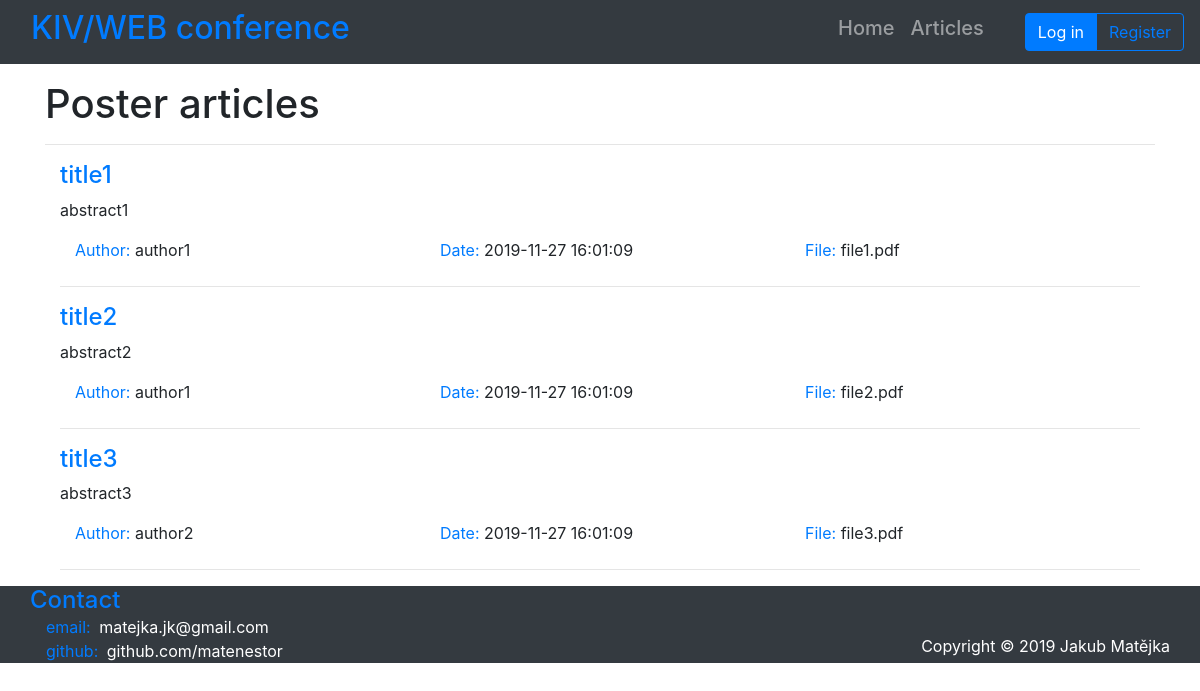
Page /index.php?page=articles on the earlier database version.
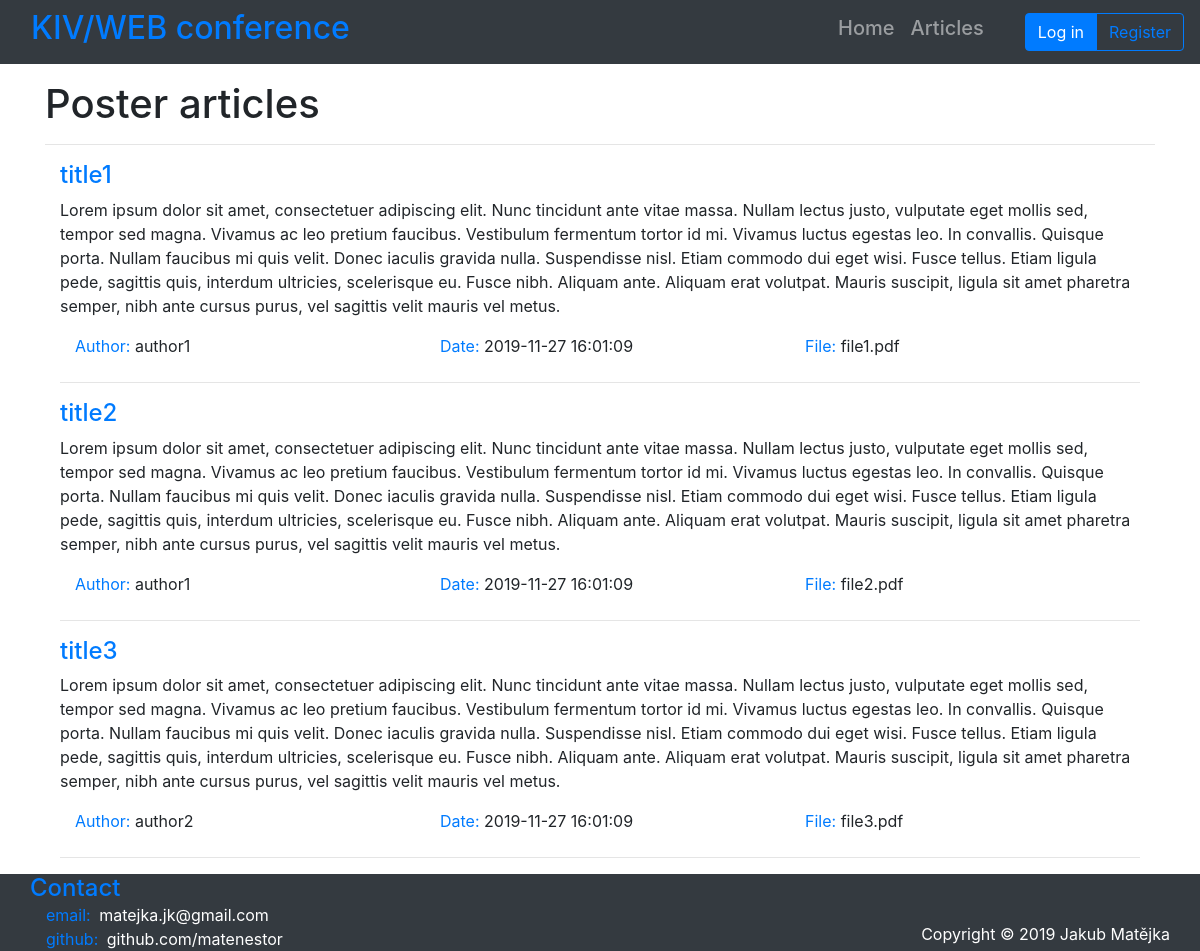
Same page on the later database version.
### tables this page shows
CREATE TABLE IF NOT EXISTS `article` (
  `id_article` int(11) NOT NULL,
  `user_id_user` int(11) NOT NULL,
  `title` varchar(256) NOT NULL,
  `author` varchar(128) NOT NULL,
  `date` datetime NOT NULL DEFAULT current_timestamp(),
  `file` varchar(256) NOT NULL,
  `status` enum('reviewing','published','refused') NOT NULL DEFAULT 'reviewing',
  `abstract` text NOT NULL
);

### app/Controllers/ABaseController.php (called while the page is built, shortened)
<?php
abstract class ABaseController {
    protected function getView($view, $title, $data=null) {
        require APP_PATH.DIR_VIEWS.LAYOUT.EXT_VIEW;
        $template = ob_get_clean();
        return $template;
    }
    public function getContent($view, $data) {
        require APP_PATH.DIR_VIEWS.$view.EXT_VIEW;
    }
}

### app/Controllers/ArticlesPublicController.php (called while the page is built)
<?php
class ArticlesPublicController extends ABaseController {
    private $db;
    public function __construct() {
        $this->view = "ArticlesPublicView";
        $this->title = "Articles";
        $this->db = new ArticlesModel();
    }
    public function process() {
        $this->data = $this->db->getAllArticles();
        $this->show();
    }
    private function show() {
        $template = parent::getView(
            $this->view,
            $this->title,
            $this->data
        );
        return $template;
    }
}

### app/services/RouterService.php (called while the page is built, shortened)
<?php
class RouterService {
    public function route() {
        $pageController = new $controllerName;
        echo $pageController->process();
    }
}

### index.php (called while the page is built, shortened)
<?php
$login = new LoginService();
$router = new RouterService();
$router->route();

### app/services/LoginService.php (called while the page is built, shortened)
<?php
class LoginService {
    private $name;
    private $sess;
    public function __construct() {
        $this->name = "username";
        $this->sess = new SessionService();
    }
    public function isUserLoged() {
        return $this->sess->isSessionSet($this->name);
    }
}

### app/services/SessionService.php (called while the page is built, shortened)
<?php
class SessionService {
    public function isSessionSet($key) {
        return isset($_SESSION[$key]);
    }
}

### app/Models/BaseModel.php (called while the page is built, shortened)
<?php
class BaseModel {
    private $pdo;
    public function __construct() {
        $this->pdo = $this->connectDB();
    }
    private function connectDB() {
        try {
            $pdo = new PDO("mysql:host=".DB_SERVER.";dbname=".DB_NAME, DB_USER, DB_PASS);
            $pdo->exec("set names utf8");
        }
        catch(PDOException $ex){
            die("Unable to connect to database. Please try again in a few minutes.");
        }
        return $pdo;
    }
    private function disconnectDB() {
        $this->pdo = null;
    }
    protected function executeQuery(string $query) {
        $stmt = $this->pdo->query($query);
        if ($stmt) {
            return $stmt;
        }
        else {
            $error = $this->pdo->errorInfo();
            echo $error[2];
            return null;
        }
    }
    protected function selectFromTable(string $tableName, string $where="", string $orderBy="") {
        $query = "SELECT * FROM ".$tableName
            .(($where=="") ? "" : " WHERE ".$where)
            .(($orderBy=="") ? "" : " ORDER BY ".$orderBy);
        $result = $this->executeQuery($query);
        return $result->fetchAll();
    }
}

### app/Models/ArticlesModel.php (called while the page is built)
<?php
class ArticlesModel extends BaseModel {
    public function getAllArticles():array {
        return parent::selectFromTable(TABLE_ARTICLE);
    }
}

### app/Views/ArticlesPublicView.phtml (the view)
<div>
    <h1>Poster articles</h1>
    <hr>
    <?php
    foreach ($data as $article): ?>
        <div class="container">
            <div class="mb-4">
                <div>
                    <p class="text-primary h4"><?= $article["title"] ?></p>
                </div>
                <div>
                    <p><?= $article["abstract"] ?></p>
                </div>
                <div class="row ml-auto">
                    <p class="col-md-4 mb-0"><span class="text-primary">Author: </span><?= $article["author"] ?></p>
                    <p class="col-md-4 mb-0"><span class="text-primary">Date: </span><?= $article["date"] ?></p>
                    <p class="col-md-4 mb-0"><span class="text-primary">File: </span><?= $article["file"] ?></p>
                </div>
            </div>
            <hr>
        </div>
    <?php endforeach; ?>
</div>

### app/Views/Layout.phtml (shortened to what this page needs)
<?php
global $login;
?>
<!DOCTYPE html>
<html lang="en">
<head>
    <link rel="stylesheet" href="https://stackpath.bootstrapcdn.com/bootstrap/4.3.1/css/bootstrap.min.css">
</head>
<body>
<header>
    <nav class="navbar fixed-top navbar-expand-lg navbar-dark bg-dark text-primary">
        <div class="container-fluid">
            <div class="collapse navbar-collapse align-content-around" id="navbarResponsive">
                <ul class="navbar-nav mr-auto">
                    <li class="nav-item">
                        <p class="h2">KIV/WEB conference</p>
                    </li>
                </ul>
                <ul class="navbar-nav">
                    <li class="nav-item">
                        <a class="nav-link h5" href=<?= INDEX."?page=home"?>>Home</a>
                    </li>
                    <li class="nav-item">
                        <a class="nav-link h5" href=<?= INDEX."?page=articles"?>>Articles</a>
                    </li>
                </ul>
                <ul class="navbar-nav ml-5">
                    <li>
                        <div class="btn-group row float-right" role="group" aria-label="Basic example">
                            <?php
                            if (!$login->isUserLoged()) { ?>
                                <a href="<?= INDEX."?page=login"?>" class="btn btn-primary" role="button" aria-pressed="true">Log in</a>
                                <a href="<?= INDEX."?page=register"?>" class="btn btn-outline-primary" role="button" aria-pressed="true">Register</a>
                            <?php }
                            else {
                            ?>
                                <form action="<?= INDEX ?>" method="post" class="m-0">
                                    <button type="submit" name="submit_login" value="logout" class="btn btn-primary">Log out</button>
                                </form>
                            <?php } ?>
                        </div>
                    </li>
                </ul>
            </div>
        </div>
    </nav>
</header>
<main>
    <div class="container application-main">
        <?= $this->getContent($view, $data); ?>
    </div>
</main>
<footer class="footer bg-dark
    <?php
        if (in_array($view, array("LoginView", "RegisterView", "err404View", "GoodLuckView")))
        echo "fixed-bottom";
    ?>">
    <div class="container-fluid row m-0 justify-content-between">
        <div class="col">
            <ul class="navbar-nav">
                <li>
                    <span class="h4 text-left text-primary">Contact</span>
                </li>
                <li>
                    <span class="text-primary ml-3">email: </span>
                    <span class="text-white ml-1">matejka.jk@gmail.com</span>
                </li>
                <li>
                    <span class="text-primary ml-3">github: </span>
                    <a class="text-white ml-1" href="https://github.com/matenestor">github.com/matenestor</a>
                </li>
            </ul>
        </div>
        <div class="col">
            <p class="text-white text-right mt-xl-5 mb-0">Copyright © 2019 Jakub Matějka</p>
        </div>
    </div>
</footer>
</body>
</html>

### app/Views/Layout.phtml (style rules this page uses)
body { padding-top: 80px; }

Differences in the rows shown:
changed article "title1": abstract "abstract1" → "Lorem ipsum dolor sit amet, consectetuer adipiscing elit. Nunc tincidunt ante vitae massa. Nullam lectus justo, vulputate eget mollis sed, tempor sed magna. Vivamus ac leo pretium faucibus. Vestibulum fermentum tortor id mi. Vivamus luctus egestas leo. In convallis. Quisque porta. Nullam faucibus mi quis velit. Donec iaculis gravida nulla. Suspendisse nisl. Etiam commodo dui eget wisi. Fusce tellus. Etiam ligula pede, sagittis quis, interdum ultricies, scelerisque eu. Fusce nibh. Aliquam ante. Aliquam erat volutpat. Mauris suscipit, ligula sit amet pharetra semper, nibh ante cursus purus, vel sagittis velit mauris vel metus."
changed article "title2": abstract "abstract2" → "Lorem ipsum dolor sit amet, consectetuer adipiscing elit. Nunc tincidunt ante vitae massa. Nullam lectus justo, vulputate eget mollis sed, tempor sed magna. Vivamus ac leo pretium faucibus. Vestibulum fermentum tortor id mi. Vivamus luctus egestas leo. In convallis. Quisque porta. Nullam faucibus mi quis velit. Donec iaculis gravida nulla. Suspendisse nisl. Etiam commodo dui eget wisi. Fusce tellus. Etiam ligula pede, sagittis quis, interdum ultricies, scelerisque eu. Fusce nibh. Aliquam ante. Aliquam erat volutpat. Mauris suscipit, ligula sit amet pharetra semper, nibh ante cursus purus, vel sagittis velit mauris vel metus."
changed article "title3": abstract "abstract3" → "Lorem ipsum dolor sit amet, consectetuer adipiscing elit. Nunc tincidunt ante vitae massa. Nullam lectus justo, vulputate eget mollis sed, tempor sed magna. Vivamus ac leo pretium faucibus. Vestibulum fermentum tortor id mi. Vivamus luctus egestas leo. In convallis. Quisque porta. Nullam faucibus mi quis velit. Donec iaculis gravida nulla. Suspendisse nisl. Etiam commodo dui eget wisi. Fusce tellus. Etiam ligula pede, sagittis quis, interdum ultricies, scelerisque eu. Fusce nibh. Aliquam ante. Aliquam erat volutpat. Mauris suscipit, ligula sit amet pharetra semper, nibh ante cursus purus, vel sagittis velit mauris vel metus."
